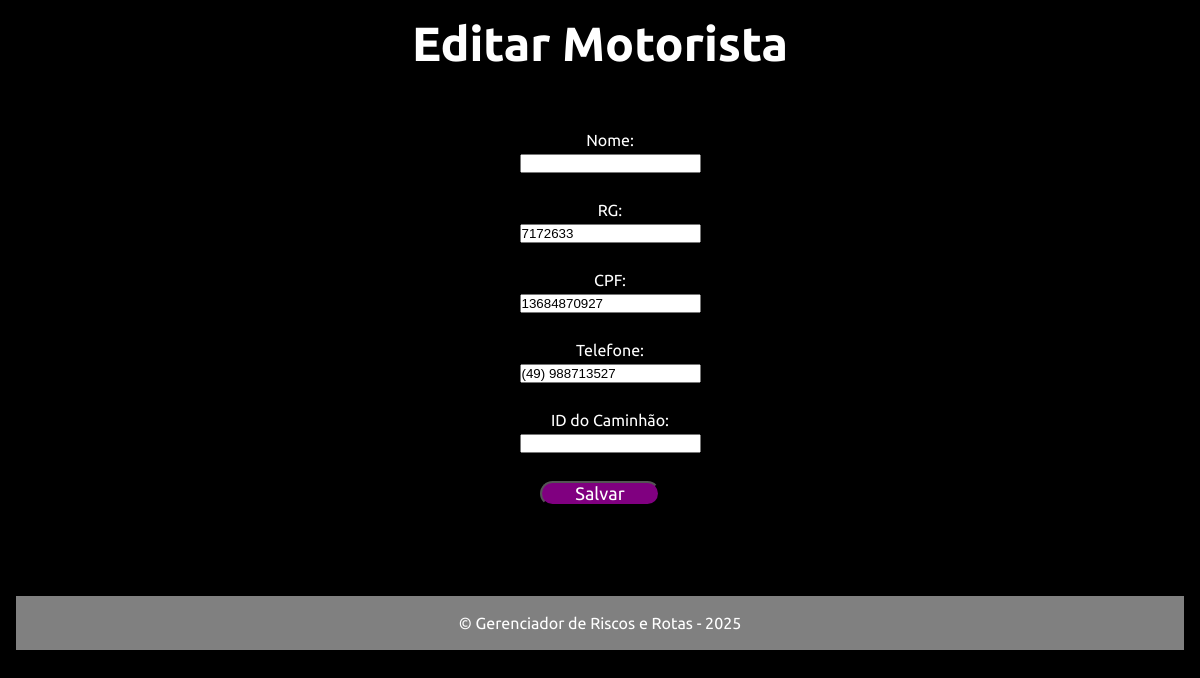
/src/editar_motoristas.php?id=28, run on an earlier commit of the app's database.
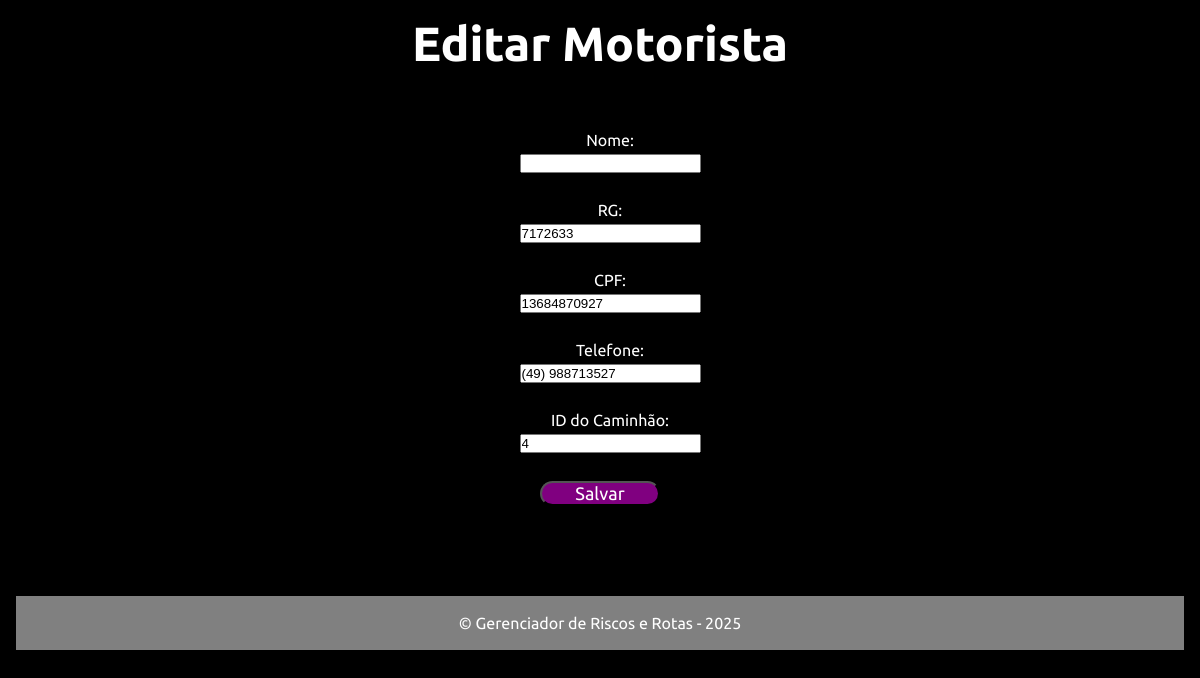
And on a later commit of the database.
### tables this page shows
CREATE TABLE drivers (
        id INTEGER PRIMARY KEY AUTOINCREMENT,
        nome CHAR(255) NOT NULL,
        rg CHAR(20) NOT NULL,
        cpf CHAR(11) NOT NULL,
        telefone CHAR(20) DEFAULT NULL,
        veiculo_id INTEGER,
        FOREIGN KEY(veiculo_id) REFERENCES veiculos(id)
    );

### src/editar_motoristas.php (the view, shortened to what this page needs)
<?php
$db = new PDO('sqlite:db/database.sqlite');
$db->setAttribute(PDO::ATTR_ERRMODE, PDO::ERRMODE_EXCEPTION);
if (isset($_GET['id'])) {
    $id = $_GET['id'];
    $stmt = $db->prepare("SELECT * FROM drivers WHERE id = ?");
    $stmt->execute([$id]);
    $drivers = $stmt->fetch(PDO::FETCH_ASSOC);
}
?>
<!DOCTYPE html>
<html lang="pt-br">
<head>
    <link rel="stylesheet" href="/css/style_editar.css">
</head>
<body>
    <h1>Editar Motorista</h1>
    <form method="POST">
        <label for="nome">Nome:</label>
        <input type="text" name="nome" id="nome" value="<?= htmlspecialchars($drivers['no    me']) ?>" required>
        <br>
        <label for="rg">RG:</label>
        <input type="text" name="rg" id="rg" value="<?= htmlspecialchars($drivers['rg']) ?>" required>
        <br>
        <label for="cpf">CPF:</label>
        <input type="text" name="cpf" id="cpf" value="<?= htmlspecialchars($drivers['cpf']) ?>" required>
        <br>
        <label for="telefone">Telefone:</label>
        <input type="text" name="telefone" id="telefone" value="<?= htmlspecialchars($drivers['telefone']) ?>">
        <br>
        <label for="veiculo_id">ID do Caminhão:</label>
        <input type="number" name="veiculo_id" id="veiculo_id" value="<?= htmlspecialchars($drivers['veiculo_id']) ?>">
        <br>
        <button type="submit">Salvar</button>
    </form>
    <br>
    <br>
    <br>
    <br>
    <br>
    <footer class="footer">
        <p>&copy; Gerenciador de Riscos e Rotas - 2025</p>
    </footer>
</body>
</html>

What changed in the data, as far as the page shows it:
changed drivers: veiculo_id (not shown) → "4"
